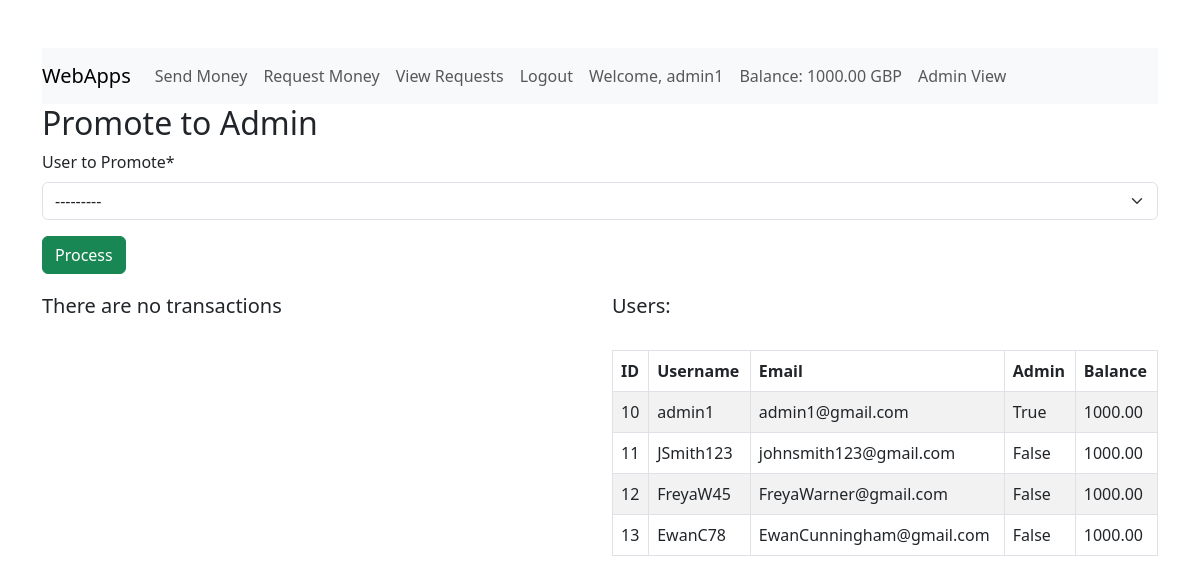
Before: /admin_view/ (signed in) with the older database file.
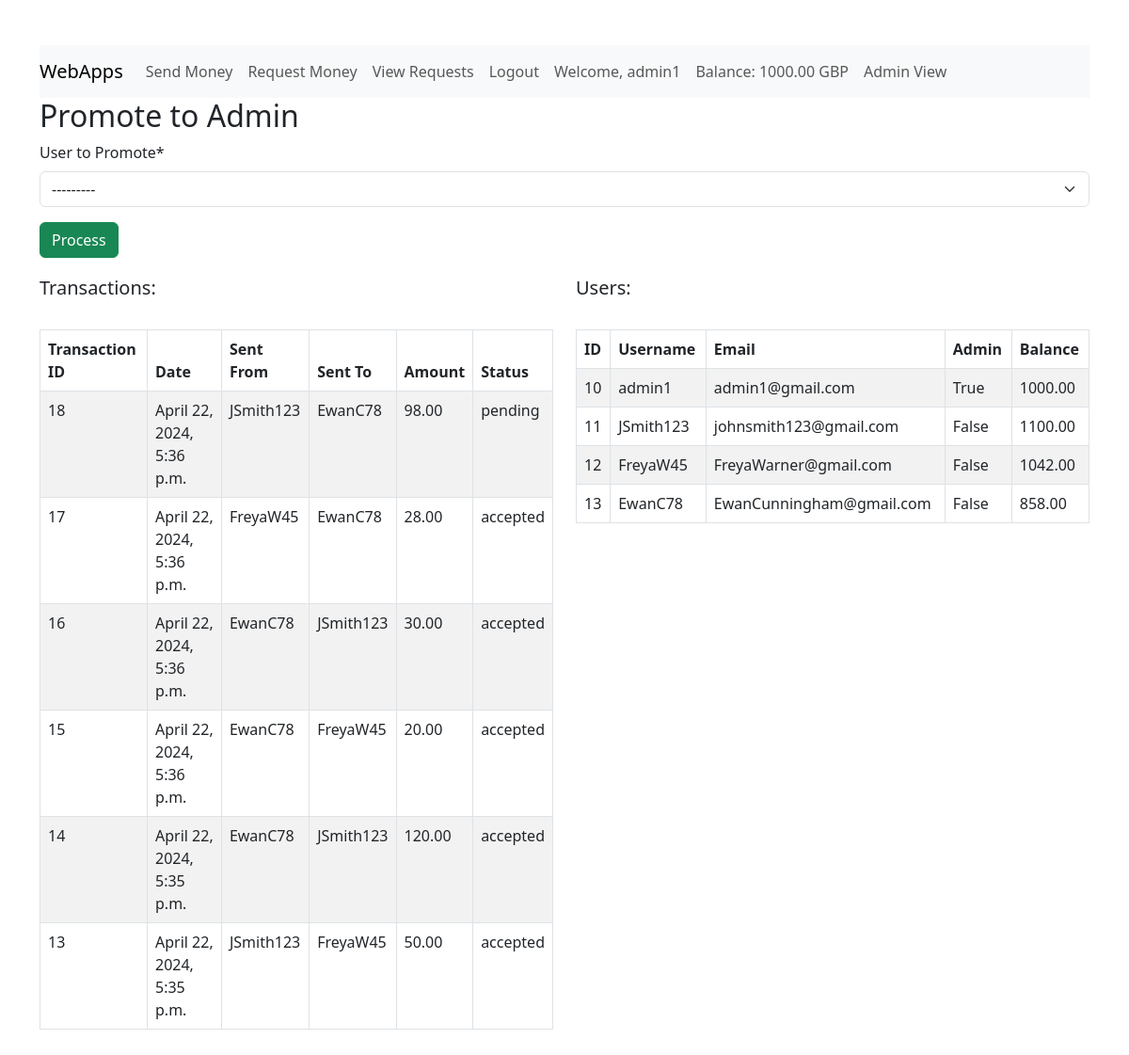
After: the same page with the newer database file.
### register/models.py (models this page shows, shortened)
class Accounts(models.Model):
    CURRENCY_CHOICES = (
        ('usd', 'USD'),
        ('gbp', 'GBP'),
        ('eur', 'EUR'),
    )
    username = models.ForeignKey(User, on_delete=models.CASCADE)
    amount = models.DecimalField(max_digits=10, decimal_places=2, default=1000)
    currency = models.CharField(max_length=3, choices=CURRENCY_CHOICES, null=False)

### payapp/models.py (models this page shows, shortened)
class Transactions(models.Model):
    STATE_CHOICES = (
        ('pending', 'Pending'),
        ('accepted', 'Accepted'),
        ('rejected', 'Rejected'),
    )
    user_sending = models.ForeignKey(User, related_name='sent_transactions', on_delete=models.CASCADE)
    user_receiving = models.ForeignKey(User, related_name='received_transactions', on_delete=models.CASCADE)
    state = models.CharField(max_length=10, choices=STATE_CHOICES, default="pending", null=False)
    transaction_date = models.DateTimeField(auto_now_add=True)
    amount = models.DecimalField(max_digits=10, decimal_places=2, null=False)

### register/views.py (the view)
# urls.py: path('admin_view/', views.admin_view, name="admin_view"),
def admin_view(request):
    if not request.user.is_superuser:
        messages.error(request, 'You are not authorized to access this page.')
        return redirect("home")
    if request.method == "POST":
        form = PromoteAdminForm(request.POST)
        if form.is_valid():
            user_to_promote = form.promote_user()
            messages.success(request, f"Successfully promoted {user_to_promote.username} to admin.")
            return redirect("admin_view")  # Redirect to the admin page after successful promotion
        else:
            messages.error(request, 'Promotion process failed')
            transaction_list = Transactions.objects.all().order_by('-transaction_date')
            user_list = Accounts.objects.all().select_related('username')
            return render(request, 'register/admin.html', {
                'transaction_list': transaction_list,
                'user_list': user_list, 'promote': form
            })
    else:
        form = PromoteAdminForm()
        transaction_list = Transactions.objects.all().order_by('-transaction_date')
        user_list = Accounts.objects.all().select_related('username')
        return render(request, 'register/admin.html', {
            'transaction_list': transaction_list,
            'user_list': user_list, 'promote': form
        })

### register/forms.py (shortened to what this page needs)
class PromoteAdminForm(forms.Form):
    username = forms.ModelChoiceField(
        queryset=User.objects.filter(is_superuser=False),
        label="User to Promote"
    )
    class Meta:
        model = User
        fields = ("username",)

### register/context_processors.py (called while the page is built)
def user_account(request):
    if request.user.is_authenticated:
        user_account1 = Accounts.objects.get(username=request.user)
        return {'user_account': user_account1}
    return {}

### templates/register/admin.html (shortened to what this page needs)
{% extends 'baseweb.html' %}
{% load crispy_forms_filters %}
{% block content %}
    {% if user.is_authenticated %}
        <div style="padding-bottom: 20px;">
            <h2>Promote to Admin</h2>
            <form method="post" class="form-group">
                {{ promote|crispy }}
                <button type="submit" class="btn btn-success">Process</button>
            </form>
        </div>
        <div class="row">
            <div class="col-md-6">
                {% if transaction_list|length > 0 %}
                    <h5>Transactions:</h5>
                    <br>
                    <table class="table table-striped table-bordered">
                        <thead>
                        <tr>
                            <th>Transaction ID</th>
                            <th>Date</th>
                            <th>Sent From</th>
                            <th>Sent To</th>
                            <th>Amount</th>
                            <th>Status</th>
                        </tr>
                        </thead>
                        <tbody>
                        {% for cmnt in transaction_list %}
                            <tr>
                                <td>{{ cmnt.id }}</td>
                                <td>{{ cmnt.transaction_date }}</td>
                                <td>{{ cmnt.user_sending.username }}</td>
                                <td>{{ cmnt.user_receiving.username }}</td>
                                <td>{{ cmnt.amount }}</td>
                                <td>{{ cmnt.state }}</td>
                            </tr>
                        {% endfor %}
                        </tbody>
                    </table>
                {% else %}
                    <h5>There are no transactions</h5>
                {% endif %}
            </div>
            <div class="col-md-6">
                {% if user_list|length > 0 %}
                    <h5>Users:</h5>
                    <br>
                    <table class="table table-striped table-bordered">
                        <thead>
                        <tr>
                            <th>ID</th>
                            <th>Username</th>
                            <th>Email</th>
                            <th>Admin</th>
                            <th>Balance</th>
                        </tr>
                        </thead>
                        <tbody>
                        {% for usr in user_list %}
                            <tr>
                                <td>{{ usr.username.id }}</td>
                                <td>{{ usr.username.username }}</td>
                                <td>{{ usr.username.email }}</td>
                                <td>{{ usr.username.is_superuser }}</td>
                                <td>{{ usr.amount }}</td>
                            </tr>
                        {% endfor %}
                        </tbody>
                    </table>
                {% else %}
                    <h5>There are no users</h5>
                {% endif %}
            </div>
        </div>
    {% else %}
        <h5>PayApp Homepage.</h5>
    {% endif %}
{% endblock %}

### templates/register/navbar.html (shortened to what this page needs)
<nav class="navbar navbar-expand-lg navbar-light bg-light">
    <a class="navbar-brand" href="{% url 'home' %}">WebApps</a>
    <div class="collapse navbar-collapse" id="navbarText">
        <ul class="navbar-nav mr-auto">
            {% if user.is_authenticated %}
                <li class="nav-item">
                    <a class="nav-link" href="{% url 'send' %}">Send Money</a>
                </li>
                <li class="nav-item">
                    <a class="nav-link" href="{% url 'request' %}">Request Money</a>
                </li>
                <li class="nav-item">
                    <a class="nav-link" href="{% url 'pending' %}">View Requests</a>
                </li>
                <li class="nav-item">
                    <a class="nav-link" href={% url 'logout' %}>Logout</a>
                </li>
                <li class="nav-item">
                    <a class="nav-link" href="#">Welcome, {{user.username}}</a>
                </li>
                <li class="nav-item">
                    <a class="nav-link" href="#">Balance: {{user_account.amount}} {{user_account.currency|upper}}</a>
                </li>
                {% if request.user.is_superuser %}
                    <li class="nav-item">
                        <a class="nav-link" href="{% url 'admin_view' %}">Admin View</a>
                    </li>
                {% endif %}
            {% else %}
                <li class="nav-item">
                    <a class="nav-link" href={% url 'login' %}>Login</a>
                </li>
            {% endif %}
        </ul>
    </div>
</nav>

Changed rows visible on the page:
added Transactions: id "18", transaction_date "April 22, 2024, 5:36 p.m.", user_sending.username "JSmith123", user_receiving.username "EwanC78", amount "98.00", state "pending"
added Transactions: id "17", transaction_date "April 22, 2024, 5:36 p.m.", user_sending.username "FreyaW45", user_receiving.username "EwanC78", amount "28.00", state "accepted"
added Transactions: id "16", transaction_date "April 22, 2024, 5:36 p.m.", user_sending.username "EwanC78", user_receiving.username "JSmith123", amount "30.00", state "accepted"
added Transactions: id "15", transaction_date "April 22, 2024, 5:36 p.m.", user_sending.username "EwanC78", user_receiving.username "FreyaW45", amount "20.00", state "accepted"
added Transactions: id "14", transaction_date "April 22, 2024, 5:35 p.m.", user_sending.username "EwanC78", user_receiving.username "JSmith123", amount "120.00", state "accepted"
added Transactions: id "13", transaction_date "April 22, 2024, 5:35 p.m.", user_sending.username "JSmith123", user_receiving.username "FreyaW45", amount "50.00", state "accepted"
changed Accounts "JSmith123": amount "1000.00" → "1100.00"
changed Accounts "FreyaW45": amount "1000.00" → "1042.00"
changed Accounts "EwanC78": amount "1000.00" → "858.00"
Other visible differences:
text no longer shown: "There are no transactions"
text now shown: "Transactions: Transaction ID Date Sent From Sent To Amount Status"
